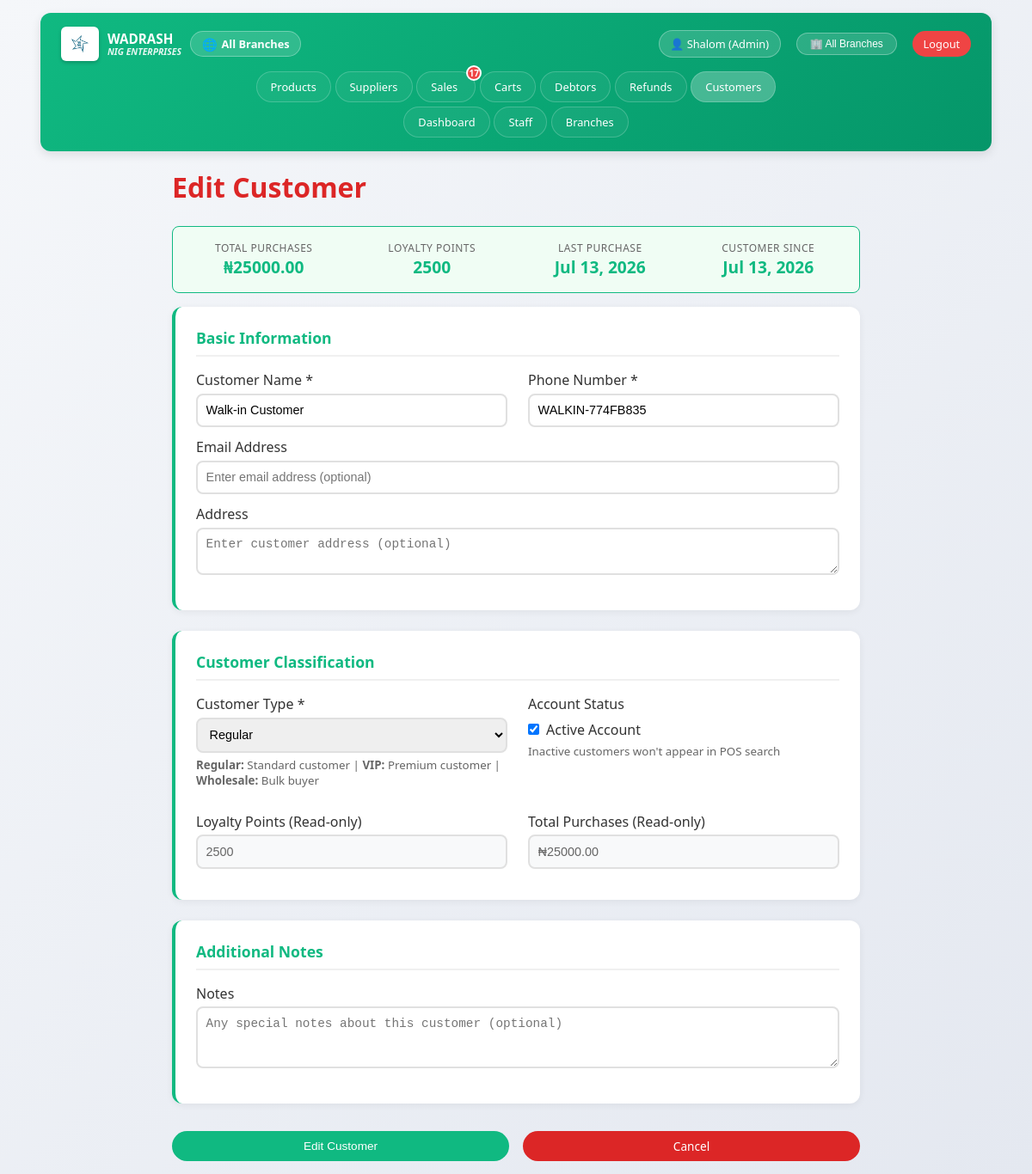
The page /customers/edit/16/ (signed in) on the database as committed earlier.
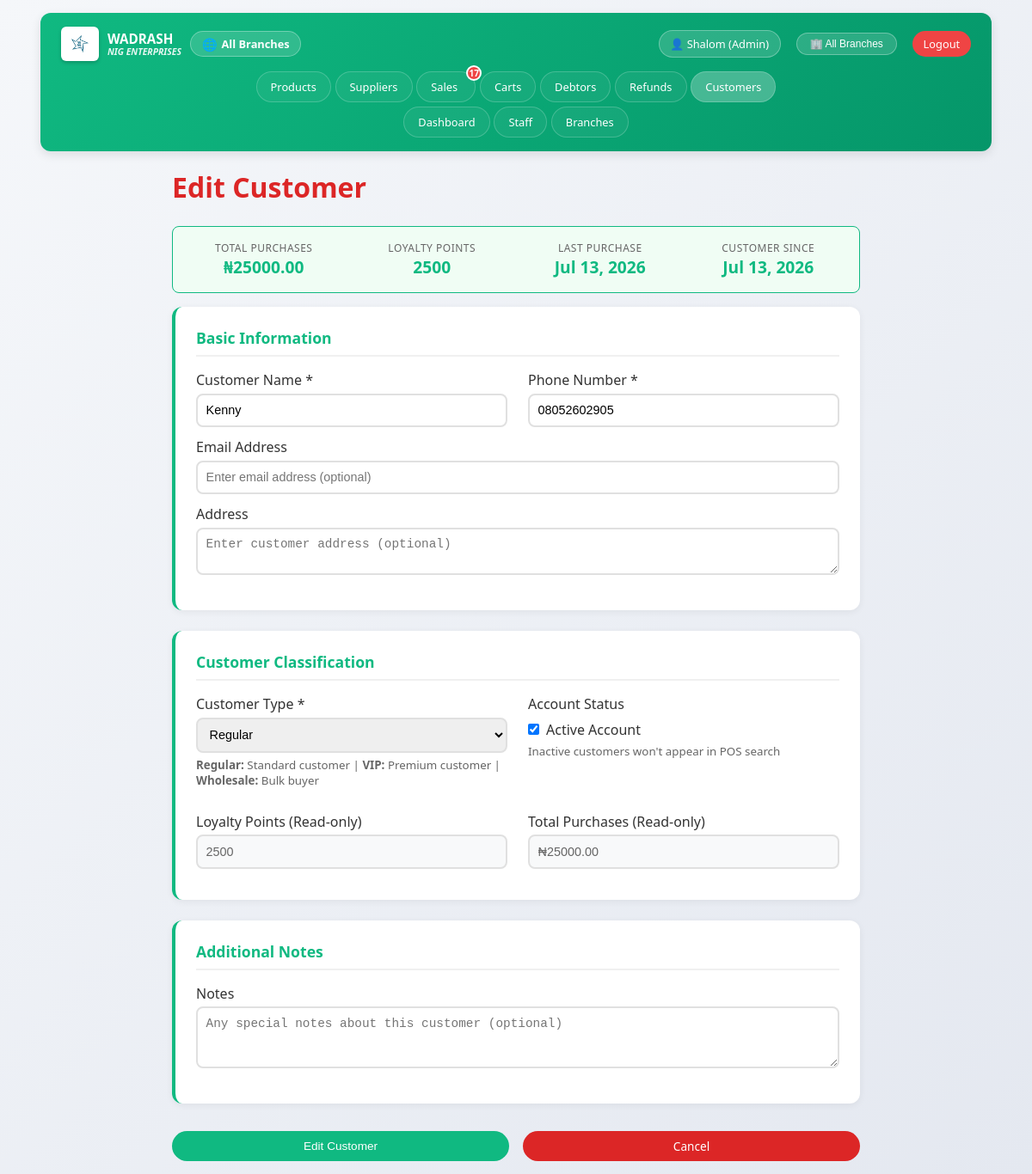
The same page on the database as committed later.
### customers/models.py (models this page shows, shortened)
class Customer(models.Model):
    CUSTOMER_TYPE = [
        ('regular', 'Regular'),
        ('vip', 'VIP'),
        ('wholesale', 'Wholesale'),
    ]
    name = models.CharField(max_length=200)
    phone = models.CharField(max_length=15, unique=True)
    email = models.EmailField(blank=True, null=True)
    address = models.TextField(blank=True)
    customer_type = models.CharField(max_length=20, choices=CUSTOMER_TYPE, default='regular')
    loyalty_points = models.IntegerField(default=0)
    total_purchases = models.DecimalField(max_digits=12, decimal_places=2, default=0)
    last_purchase_date = models.DateTimeField(null=True, blank=True)
    notes = models.TextField(blank=True)
    is_active = models.BooleanField(default=True)
    branch = models.ForeignKey('branches.Branch', on_delete=models.SET_NULL, null=True, blank=True, related_name='customers')
    created_at = models.DateTimeField(auto_now_add=True)
    updated_at = models.DateTimeField(auto_now=True)
    class Meta:
        db_table = 'customers'
        ordering = ['-created_at']
        indexes = [
            models.Index(fields=['phone']),
            models.Index(fields=['customer_type']),
        ]

### customers/views.py (the view, shortened to what this page needs)
# urls.py: path('edit/<int:pk>/', views.edit_customer, name='edit_customer'),
@login_required
def edit_customer(request, pk):
    customer = get_object_or_404(Customer, id=pk)
    return render(request, 'customers/customer_form.html', {'customer': customer, 'action': 'Edit'})

### inventoryApp/context_processors.py (called while the page is built)
def notifications(request):
    if request.user.is_authenticated:
        return {
            'unread_dashboard_count': UserNotification.get_unread_count(
                request.user, 'dashboard'
            ),
            'unread_debtors_count': UserNotification.get_unread_count(
                request.user, 'debtors'
            ),
            'unread_refunds_count': UserNotification.get_unread_count(
                request.user, 'refunds'
            ),
            'unread_sales_count': UserNotification.get_unread_count(
                request.user, 'sales'
            ),
            'total_unread_count': UserNotification.get_unread_count(request.user),
        }
    return {}

def session_timeout(request):
    return {
        'session_timeout': getattr(settings, 'AUTO_LOGOUT_DELAY', 30),
    }

def all_branches(request):
    if request.user.is_authenticated:
        branches = Branch.objects.filter(is_active=True).order_by('name')
        return {'all_branches': branches}
    return {}

### customers/templates/customers/customer_form.html (shortened to what the changed rows need)
{% extends 'base.html' %}
{% load static %}
{% block content %}
<div class="form-container">
    <h1 style="color: #dc2626; margin-bottom: 1.5rem;">{{ action }} Customer</h1>
    {% if customer and customer.id %}
    <div class="purchase-summary">
        <div class="summary-item">
            <div class="label">Total Purchases</div>
            <div class="value">₦{{ customer.total_purchases|floatformat:2 }}</div>
        </div>
        <div class="summary-item">
            <div class="label">Loyalty Points</div>
            <div class="value">{{ customer.loyalty_points }}</div>
        </div>
        <div class="summary-item">
            <div class="label">Last Purchase</div>
            <div class="value">
                {% if customer.last_purchase_date %}
                    {{ customer.last_purchase_date|date:"M d, Y" }}
                {% else %}
                    Never
                {% endif %}
            </div>
        </div>
        <div class="summary-item">
            <div class="label">Customer Since</div>
            <div class="value">{{ customer.created_at|date:"M d, Y" }}</div>
        </div>
    </div>
    {% endif %}
    <form method="post" id="customerForm">
        <div class="form-section">
            <div class="form-grid">
                <div class="form-group">
                    <label for="customerName">Customer Name *</label>
                    <input type="text" id="customerName" name="name" class="form-control"
                           value="{{ customer.name|default:'' }}" required
                           placeholder="Enter customer full name">
                </div>
                <div class="form-group">
                    <label for="customerPhone">Phone Number *</label>
                    <input type="tel" id="customerPhone" name="phone" class="form-control"
                           value="{{ customer.phone|default:'' }}" required
                           placeholder="Enter phone number">
                </div>
            </div>
        </div>
        <div class="form-section">
            <div class="form-grid">
                <div class="form-group">
                    <label for="customerType">Customer Type *</label>
                    <select id="customerType" name="customer_type" class="form-control" required>
                        <option value="regular" {% if customer.customer_type == 'regular' %}selected{% endif %}>Regular</option>
                    </select>
                    <small style="color: #666; display: block; margin-top: 0.3rem;">
                        <strong>Regular:</strong> Standard customer |
                        <strong>VIP:</strong> Premium customer |
                        <strong>Wholesale:</strong> Bulk buyer
                    </small>
                </div>
                <div class="form-group">
                    <div style="margin-top: 0.5rem;">
                        <label class="checkbox-label" style="display: flex; align-items: center; gap: 0.5rem;">
                            <input type="checkbox" id="customerStatus" name="is_active" value="1"
                                   {% if customer.is_active or not customer %}checked{% endif %}>
                            <span>Active Account</span>
                        </label>
                    </div>
                </div>
            </div>
            {% if customer and customer.id %}
            <div class="form-grid" style="margin-top: 1rem;">
                <div class="form-group">
                    <label>Loyalty Points (Read-only)</label>
                    <input type="number" class="form-control" value="{{ customer.loyalty_points }}" readonly
                           style="background: #f8f9fa; color: #666;">
                </div>
                <div class="form-group">
                    <label>Total Purchases (Read-only)</label>
                    <input type="text" class="form-control" value="₦{{ customer.total_purchases|floatformat:2 }}" readonly
                           style="background: #f8f9fa; color: #666;">
                </div>
            </div>
            {% endif %}
        </div>
    </form>
</div>
{% endblock %}

Rows that differ between the two databases and show on the page:
changed Customer "Regular": name "Walk-in Customer" → "Kenny"; phone "WALKIN-774FB835" → "08052602905"
